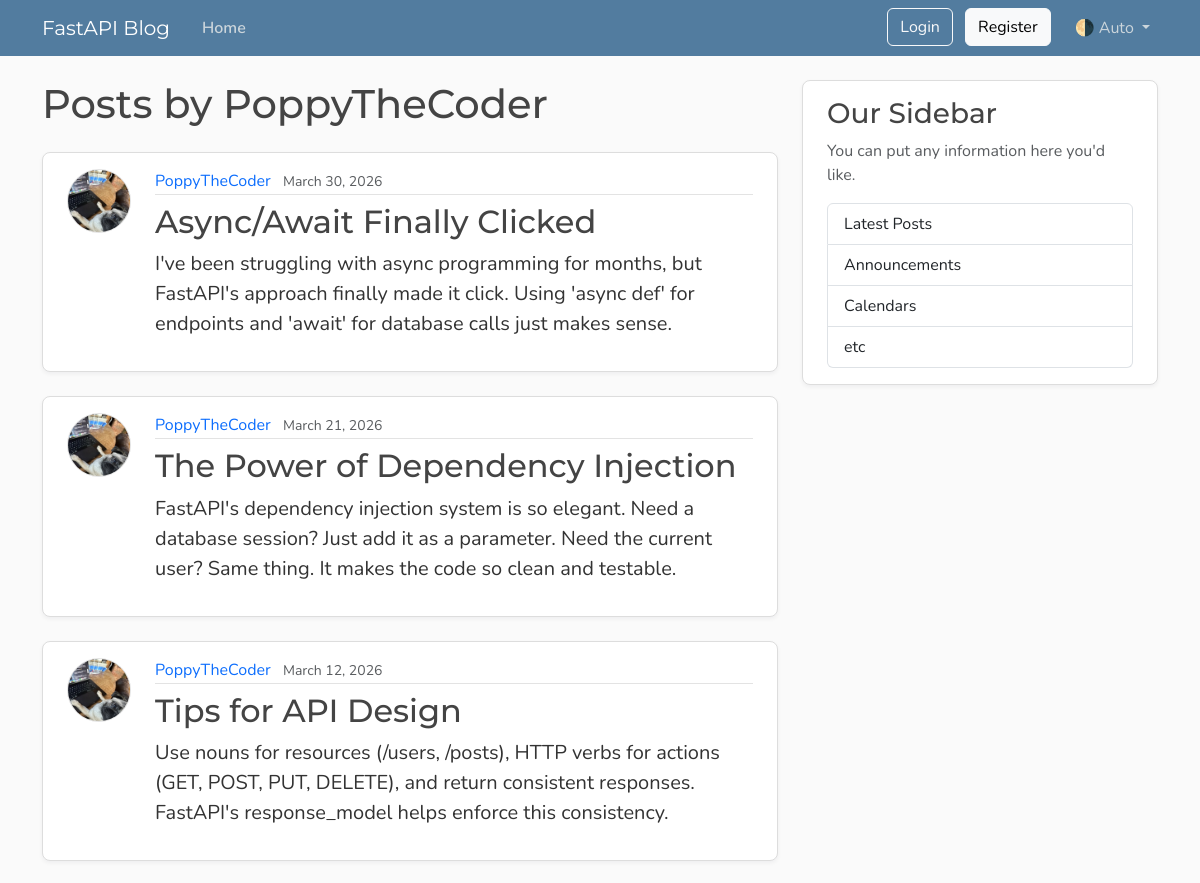
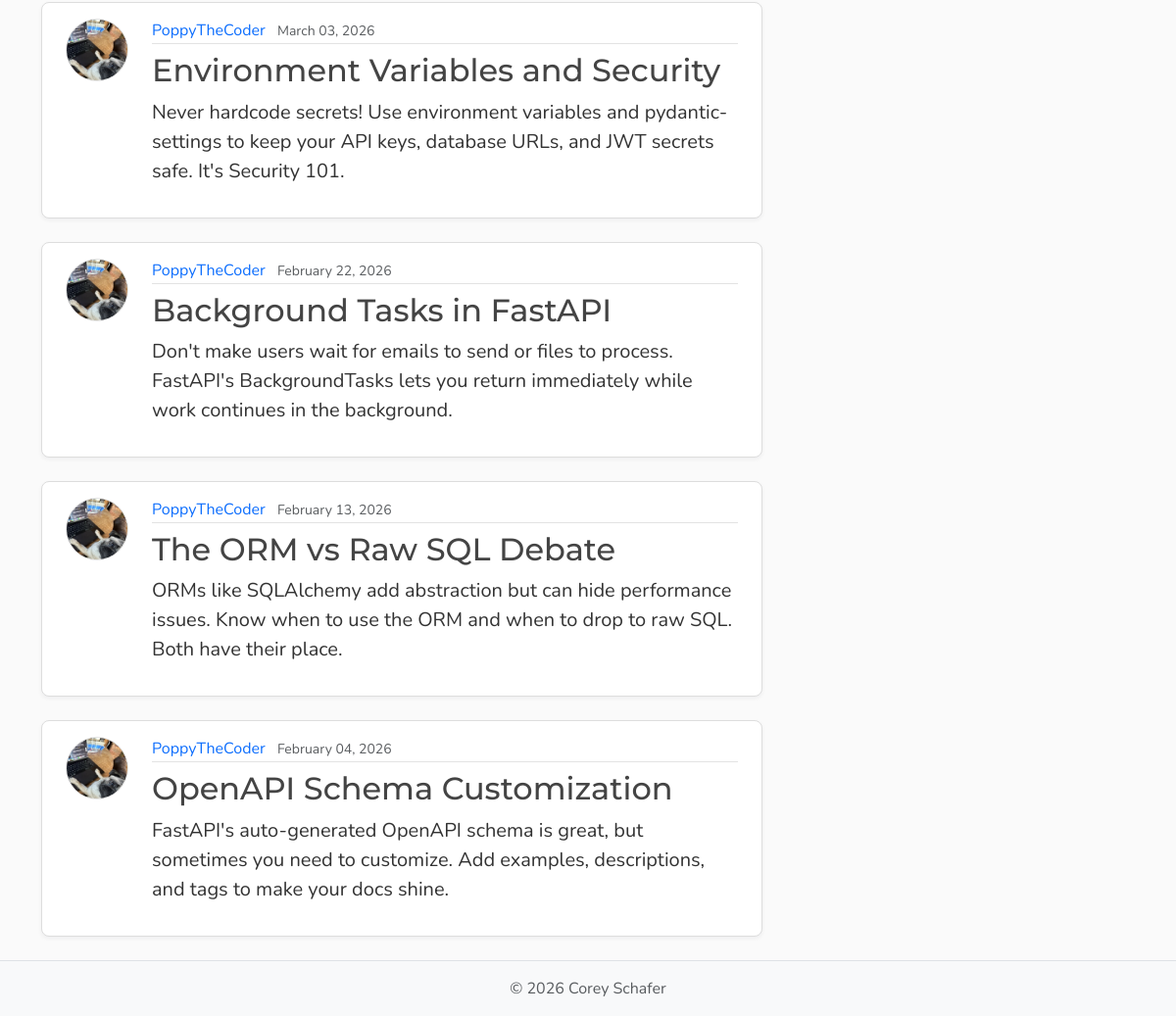
The page /users/5/posts on the database its author committed (2 pictures, top to bottom).
### models.py (models this page shows, shortened)
class User(Base):
    __tablename__ = "users"
    id: Mapped[int] = mapped_column(Integer, primary_key=True, index=True)
    username: Mapped[str] = mapped_column(String(50), unique=True, nullable=False)
    email: Mapped[str] = mapped_column(String(120), unique=True, nullable=False)
    password_hash: Mapped[str] = mapped_column(String(200), nullable=False)
    image_file: Mapped[str | None] = mapped_column(
        String(200),
        nullable=True,
        default=None,
    )
    posts: Mapped[list[Post]] = relationship(
        back_populates="author",
        cascade="all, delete-orphan",
    )

class Post(Base):
    __tablename__ = "posts"
    id: Mapped[int] = mapped_column(Integer, primary_key=True, index=True)
    title: Mapped[str] = mapped_column(String(100), nullable=False)
    content: Mapped[str] = mapped_column(Text, nullable=False)
    user_id: Mapped[int] = mapped_column(
        ForeignKey("users.id"),
        nullable=False,
        index=True,
    )
    date_posted: Mapped[datetime] = mapped_column(
        DateTime(timezone=True),
        default=lambda: datetime.now(UTC),
    )
    author: Mapped[User] = relationship(back_populates="posts")

### main.py (the view)
@app.get("/users/{user_id}/posts", include_in_schema=False, name="user_posts")
async def user_posts_page(
    request: Request,
    user_id: int,
    db: Annotated[AsyncSession, Depends(get_db)],
):
    result = await db.execute(select(models.User).where(models.User.id == user_id))
    user = result.scalars().first()
    if not user:
        raise HTTPException(
            status_code=status.HTTP_404_NOT_FOUND,
            detail="User not found",
        )
    count_result = await db.execute(
        select(func.count())
        .select_from(models.Post)
        .where(models.Post.user_id == user_id),
    )
    total = count_result.scalar() or 0
    result = await db.execute(
        select(models.Post)
        .options(selectinload(models.Post.author))
        .where(models.Post.user_id == user_id)
        .order_by(models.Post.date_posted.desc())
        .limit(settings.posts_per_page),
    )
    posts = result.scalars().all()
    has_more = len(posts) < total
    return templates.TemplateResponse(
        request,
        "user_posts.html",
        {
            "posts": posts,
            "user": user,
            "title": f"{user.username}'s Posts",
            "limit": settings.posts_per_page,
            "has_more": has_more,
        },
    )

### templates/user_posts.html (shortened to what this page needs)
{% extends "layout.html" %}
{% block content %}
    <h1 class="mb-4">Posts by {{ user.username }}</h1>
    <div id="postsContainer">
        {% for post in posts %}
            <article class="content-section py-3 px-4 mb-4">
                <div class="d-flex align-items-start gap-4">
                    <img class="rounded-circle article-img flex-shrink-0"
                         src="{{ post.author.image_path }}"
                         alt="{{ post.author.username }}'s profile picture"
                         width="64"
                         height="64"
                         loading="lazy">
                    <div class="flex-grow-1">
                        <div class="article-metadata mb-2">
                            <a class="me-2"
                               href="{{ url_for('user_posts', user_id=post.author.id) }}">{{ post.author.username }}</a>
                            <small class="text-body-secondary">{{ post.date_posted.strftime("%B %d, %Y") }}</small>
                        </div>
                        <h2>
                            <a class="article-title"
                               href="{{ url_for('post_page', post_id=post.id) }}">{{ post.title }}</a>
                        </h2>
                        <p class="article-content">{{ post.content }}</p>
                    </div>
                </div>
            </article>
        {% else %}
            <p class="text-body-secondary">No posts by this user yet.</p>
        {% endfor %}
    </div>
{% endblock content %}

### static/css/main.css (style rules this page uses)
:root { --font-heading: "Montserrat", system-ui, -apple-system, BlinkMacSystemFont, sans-serif; --font-body: "Nunito", system-ui, -apple-system, BlinkMacSystemFont, sans-serif; --color-bg-body: #fafafa; --color-bg-content: #ffffff; --color-text-primary: #333333; --color-text-heading: #444444; --color-steel: #527c9f; --color-nav-link: #cbd5db; --color-nav-link-hover: #ffffff; --color-link-hover: #428bca; --color-border: #dddddd; --color-border-light: #e3e3e3; --spacing-xl: 5rem; --article-img-size: 4rem; --account-img-size: 7.813rem; }
body { font-family: var(--font-body); background: var(--color-bg-body); color: var(--color-text-primary); }
h1, h2, h3, h4, h5, h6 { font-family: var(--font-heading); color: var(--color-text-heading); }
a { text-decoration: none; }
.content-section { background: var(--color-bg-content); border: 1px solid var(--color-border); border-radius: 0.5rem; box-shadow: 0 2px 4px rgba(15, 23, 42, 0.05); transition: box-shadow 0.15s ease, transform 0.15s ease, border-color 0.15s ease; }
.article-title { color: var(--color-text-heading); transition: color 0.2s ease-in-out; }
.article-content { white-space: pre-line; font-size: 1.25rem; }
.article-img { height: var(--article-img-size); width: var(--article-img-size); flex-shrink: 0; object-fit: cover; border: 1px solid var(--color-border-light); box-shadow: 0 0 0 2px var(--color-bg-content); }
.article-metadata { padding-bottom: 0.063rem; border-bottom: 1px solid var(--color-border-light); }
.article-metadata a { transition: color 0.2s ease-in-out; }

### rows shown on the page
User: username "PoppyTheCoder"
Post: author.image_path (picture), author.username "PoppyTheCoder", date_posted "March 30, 2026", title "Async/Await Finally Clicked", content "I've been struggling with async programming for months, but FastAPI's approach finally made it click. Using 'async def' for endpoints and 'await' for database calls just makes sense."
Post: author.image_path (picture), author.username "PoppyTheCoder", date_posted "March 21, 2026", title "The Power of Dependency Injection", content "FastAPI's dependency injection system is so elegant. Need a database session? Just add it as a parameter. Need the current user? Same thing. It makes the code so clean and testable."
Post: author.image_path (picture), author.username "PoppyTheCoder", date_posted "March 12, 2026", title "Tips for API Design", content "Use nouns for resources (/users, /posts), HTTP verbs for actions (GET, POST, PUT, DELETE), and return consistent responses. FastAPI's response_model helps enforce this consistency."
Post: author.image_path (picture), author.username "PoppyTheCoder", date_posted "March 03, 2026", title "Environment Variables and Security", content "Never hardcode secrets! Use environment variables and pydantic-settings to keep your API keys, database URLs, and JWT secrets safe. It's Security 101."
Post: author.image_path (picture), author.username "PoppyTheCoder", date_posted "February 22, 2026", title "Background Tasks in FastAPI", content "Don't make users wait for emails to send or files to process. FastAPI's BackgroundTasks lets you return immediately while work continues in the background."
Post: author.image_path (picture), author.username "PoppyTheCoder", date_posted "February 13, 2026", title "The ORM vs Raw SQL Debate", content "ORMs like SQLAlchemy add abstraction but can hide performance issues. Know when to use the ORM and when to drop to raw SQL. Both have their place."
Post: author.image_path (picture), author.username "PoppyTheCoder", date_posted "February 04, 2026", title "OpenAPI Schema Customization", content "FastAPI's auto-generated OpenAPI schema is great, but sometimes you need to customize. Add examples, descriptions, and tags to make your docs shine."
